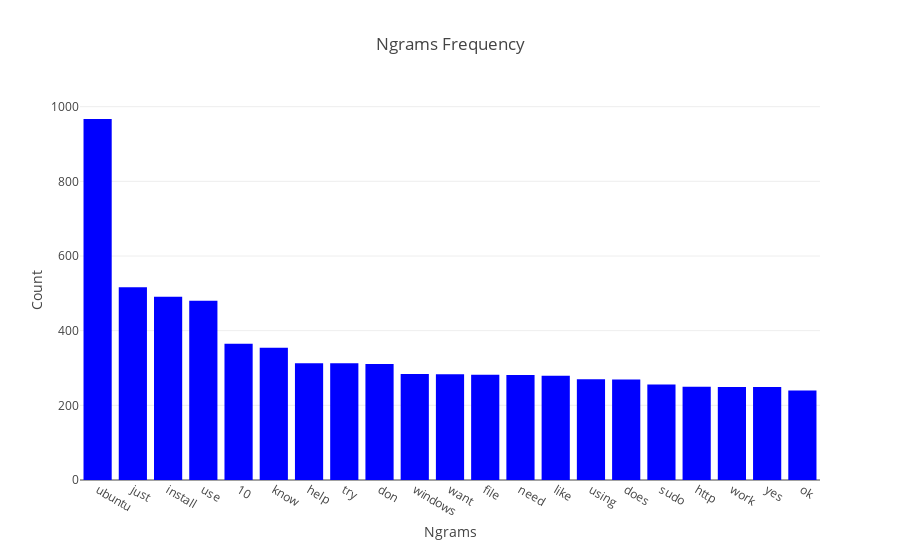

Notebook code for this chart:
### Code cell
plot_frequent_n_words(20, dict(zip(ngrams, counts)))

### Figure 1 — Plotly figure (JSON) as saved in the notebook; plotly's stock layout.template omitted (floating-point values rounded to 4 significant figures)
{"data": [{"marker": {"color": "blue"}, "type": "bar", "uid": "6a2f94bf-21a1-47fb-8e02-28a964e69007", "x": ["ubuntu", "just", "install", "use", "10", "know", "help", "try", "don", "windows", "want", "file", "need", "like", "using", "does", "sudo", "http", "work", "yes", "ok"], "y": [967, 516, 491, 480, 365, 354, 313, 313, 311, 284, 283, 282, 281, 279, 270, 269, 256, 250, 249, 249, 240]}], "layout": {"title": {"text": "Ngrams Frequency"}, "xaxis": {"title": {"text": "Ngrams"}}, "yaxis": {"title": {"text": "Count"}}}}
